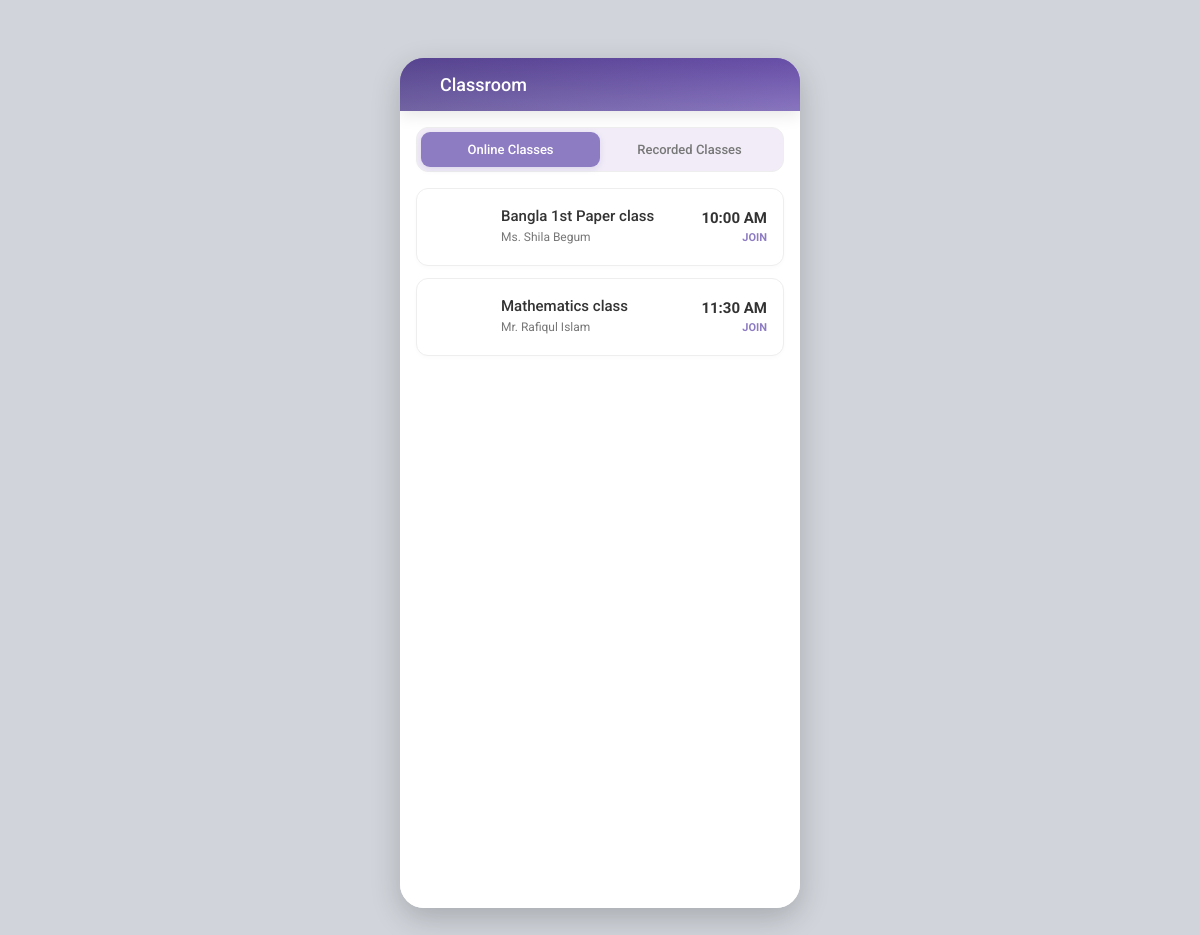
Page /index.php?controller=student&action=classroom (signed in) on the committed database.
### tables this page shows
CREATE TABLE online_classes (
            id INTEGER PRIMARY KEY AUTOINCREMENT,
            title TEXT NOT NULL,
            subtitle TEXT,
            time TEXT NOT NULL,
            link TEXT NOT NULL,
            icon TEXT DEFAULT 'ph-video-camera',
            icon_bg TEXT DEFAULT 'rgba(142, 124, 195, 0.08)',
            icon_color TEXT DEFAULT 'var(--brand-color)',
            school_code TEXT NOT NULL REFERENCES schools(school_code) ON DELETE CASCADE
        );

### core/Controller.php (called while the page is built)
<?php
class Controller {
    public function render($view, $data = []) {
        extract($data);
        include 'views/layouts/header.php';
        include 'views/' . $view . '.php';
        include 'views/layouts/footer.php';
    }
}

### controllers/StudentController.php (called while the page is built, shortened)
<?php
class StudentController extends Controller {
    public function classroom() {
        $data = [
            'classroom' => StudentModel::getClassroom()
        ];
        $this->render('student/classroom', $data);
    }
}

### models/StudentModel.php (called while the page is built, shortened)
<?php
class StudentModel extends Model {
    public static function getClassroom() {
        $db = self::getDB();
        $schoolCode = isset($_SESSION['school_code']) ? $_SESSION['school_code'] : 'DHAKA100';
        if ($db) {
            $stmtOnline = $db->prepare("SELECT title, subtitle, time, link, icon, icon_bg, icon_color FROM online_classes WHERE school_code = :school_code");
            $stmtOnline->execute(['school_code' => $schoolCode]);
            $online = $stmtOnline->fetchAll(PDO::FETCH_ASSOC);
            $stmtRecorded = $db->prepare("SELECT title, subtitle, duration, topic, icon, icon_bg, icon_color FROM recorded_classes WHERE school_code = :school_code");
            $stmtRecorded->execute(['school_code' => $schoolCode]);
            $recorded = $stmtRecorded->fetchAll(PDO::FETCH_ASSOC);
            return [
                'online' => $online,
                'recorded' => $recorded
            ];
        }
        return [
            'online' => [
                ['title' => 'Bangla 1st Paper class', 'subtitle' => 'Ms. Shila Begum', 'icon' => 'ph-video-camera', 'iconBg' => 'rgba(142, 124, 195, 0.08)', 'iconColor' => 'var(--brand-color)', 'link' => 'https://meet.google.com/abc-defg-hij', 'time' => '10:00 AM'],
                ['title' => 'Mathematics class', 'subtitle' => 'Mr. Rafiqul Islam', 'icon' => 'ph-video-camera', 'iconBg' => 'rgba(52, 152, 219, 0.08)', 'iconColor' => '#3498db', 'link' => 'https://meet.google.com/xyz-pqrs-tuv', 'time' => '11:30 AM']
            ],
            'recorded' => [
                ['title' => 'English Grammar - Parts of Speech', 'subtitle' => 'Ms. Nipa Sultana', 'icon' => 'ph-play-circle', 'iconBg' => 'rgba(243, 156, 18, 0.08)', 'iconColor' => '#f39c12', 'duration' => '24 Mins', 'topic' => 'English']
            ]
        ];
    }
}

### views/student/classroom.php (the view, shortened to what this page needs)
<div id="classroomView" class="view active">
    <div class="classroom-tabs">
        <button class="classroom-tab active" id="tab-online" onclick="switchClassroomTab('online')">Online Classes</button>
        <button class="classroom-tab" id="tab-recorded" onclick="switchClassroomTab('recorded')">Recorded Classes</button>
    </div>
    <div id="onlineClassesList" class="classroom-panel active">
        <?php if (empty($classroom['online'])): ?>
            <div style="text-align: center; padding: 30px; color: var(--text-light);">No online classes scheduled today.</div>
        <?php else: ?>
            <?php foreach ($classroom['online'] as $c): ?>
                <div class="bkash-list-item" onclick="window.open('<?php echo htmlspecialchars($c['link']); ?>', '_blank')">
                    <div class="bkash-list-icon" style="background: <?php echo $c['iconBg']; ?>; color: <?php echo $c['iconColor']; ?>;">
                    </div>
                    <div class="bkash-list-content">
                        <div class="bkash-list-title"><?php echo htmlspecialchars($c['title']); ?></div>
                        <div class="bkash-list-subtitle"><?php echo htmlspecialchars($c['subtitle']); ?></div>
                    </div>
                    <div class="bkash-list-right">
                        <div class="bkash-list-value"><?php echo htmlspecialchars($c['time']); ?></div>
                        <div class="bkash-list-subvalue join-link" style="color: var(--brand-color); font-weight: bold;">JOIN</div>
                    </div>
                </div>
            <?php endforeach; ?>
        <?php endif; ?>
    </div>
</div>

### assets/css/style.css (style rules this page uses)
:root { --brand-color: #8E7CC3; --brand-dark: #674EA7; --bg-color: #f7f7f7; --white: #ffffff; --text-main: #333333; --text-light: #777777; --border-color: #eeeeee; --success: #2ecc71; --error: #e74c3c; --warning: #f39c12; --info: #3498db; --space-xs: 4px; --space-sm: 8px; --space-md: 16px; --space-lg: 24px; --space-xl: 32px; }
* { margin: 0; padding: 0; box-sizing: border-box; -webkit-tap-highlight-color: transparent; font-family: 'Roboto', sans-serif; }
html, body { height: 100%; }
body { background-color: #d1d5db; display: flex; justify-content: center; align-items: center; min-height: 100vh; }
.view { display: none; animation: fadeIn 0.3s ease; }
.view.active { display: block; }
.bkash-list-item { display: flex; align-items: center; gap: 12px; background: var(--white); border: 1px solid var(--border-color); border-radius: 14px; padding: 14px; margin-bottom: 12px; box-shadow: 0 2px 8px rgba(0,0,0,0.02); }
.bkash-list-icon { width: 46px; height: 46px; border-radius: 14px; display: flex; align-items: center; justify-content: center; flex-shrink: 0; }
.bkash-list-content { flex: 1; min-width: 0; }
.bkash-list-title { font-size: 14px; font-weight: 600; color: var(--text-main); margin-bottom: 4px; }
.bkash-list-subtitle { font-size: 12px; color: var(--text-light); line-height: 1.4; }
.bkash-list-right { text-align: right; flex-shrink: 0; }
.bkash-list-value { font-size: 13px; font-weight: 600; color: var(--text-main); }
.bkash-list-subvalue { font-size: 11px; font-weight: 500; margin-top: 4px; }
.classroom-tabs { display: flex; background: #f1ecf7; border-radius: 12px; padding: 4px; margin: 16px; border: 1px solid var(--border-color); }
.classroom-tab { flex: 1; border: none; background: transparent; padding: 10px; border-radius: 9px; font-size: 13px; font-weight: 500; color: var(--text-light); cursor: pointer; transition: all 0.2s ease; }
.classroom-tab.active { background: var(--brand-color); color: var(--white); box-shadow: 0 2px 6px rgba(142, 124, 195, 0.2); }
.classroom-panel { display: none; padding: 0 16px 16px; }
.classroom-panel.active { display: block; animation: fadeIn 0.3s ease-out; }
.bkash-list-item { display: flex; align-items: center; background: var(--white); padding: 16px; margin-bottom: 12px; border-radius: 12px; border: 1px solid var(--border-color); box-shadow: 0 2px 4px rgba(0,0,0,0.02); transition: background 0.2s; cursor: pointer; }
.bkash-list-icon { width: 44px; height: 44px; border-radius: 50%; display: flex; align-items: center; justify-content: center; font-size: 24px; margin-right: 12px; flex-shrink: 0; }
.bkash-list-content { flex: 1; }
.bkash-list-title { font-size: 15px; font-weight: 500; color: var(--text-main); margin-bottom: 4px; }
.bkash-list-subtitle { font-size: 12px; color: var(--text-light); }
.bkash-list-right { text-align: right; }
.bkash-list-value { font-size: 15px; font-weight: 700; color: var(--text-main); }

### rows in the picture
online_classes: title "Bangla 1st Paper class", subtitle "Ms. Shila Begum", time "10:00 AM"
online_classes: title "Mathematics class", subtitle "Mr. Rafiqul Islam", time "11:30 AM"

### other values in the picture
$title "Classroom"
